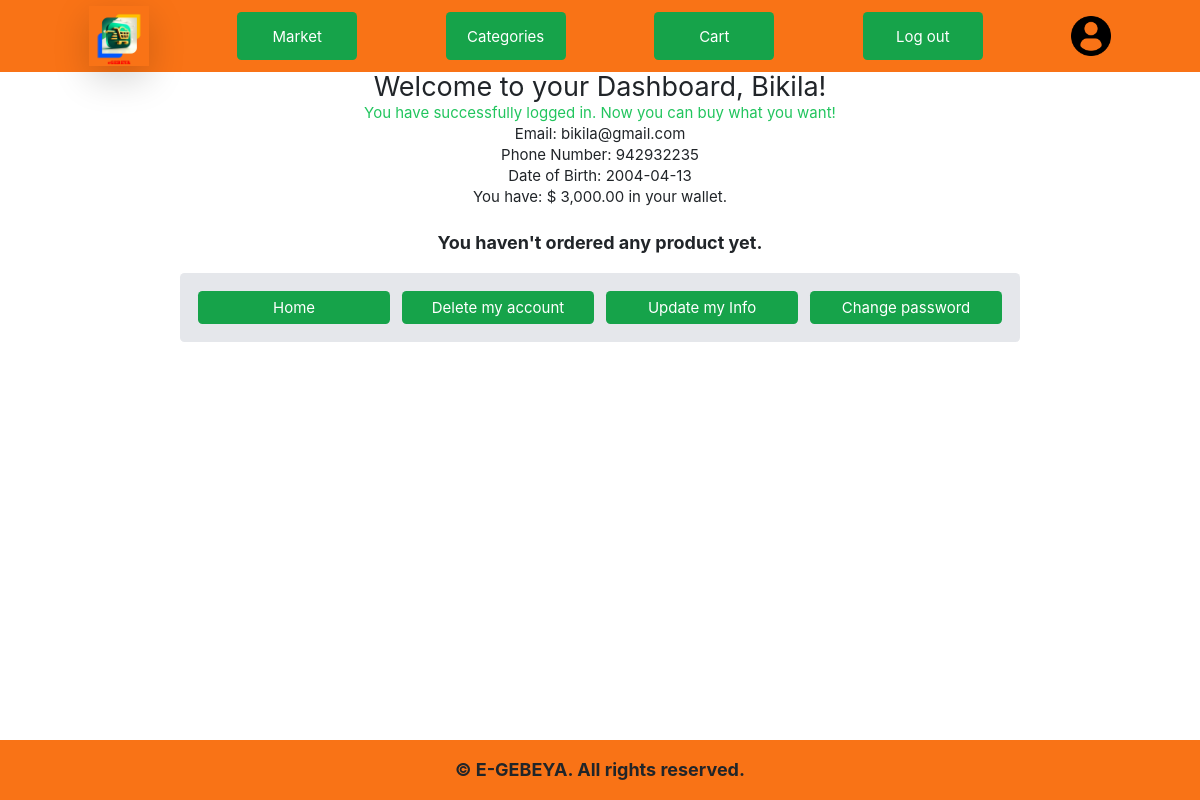
The page /dashboard (signed in) on the database its author committed.
### packages/models.py (models this page shows, shortened)
class User(db.Model, UserMixin):
    id = db.Column(db.Integer(), primary_key=True)
    username = db.Column(db.String(length=20), nullable=False, unique=True)
    email = db.Column(db.String(length=20), nullable=False, unique=True)
    phone = db.Column(db.String(), nullable=False, unique=True)
    budget = db.Column(db.Integer(), nullable=False, default=1000)
    dob = db.Column(db.Date())
    password_hash = db.Column(db.String(length=20), nullable=False)
    @property
    def prettier_budget(self):
        formatted_budget = "{:,.2f}".format(self.budget)
        return f'$ {formatted_budget}'
    @property
    def password(self):
        return self.password

### packages/routes.py (the view, shortened to what this page needs)
@app.route('/dashboard', methods=['GET', 'POST'])
@login_required
def dashboard():
    purchase_form = PurchaseItemForm()
    delete_form = DeleteAccountForm()
    user_pending_orders = Order.query.filter_by(user_id=current_user.id, status='Pending').options(joinedload(Order.items)).order_by(desc(Order.created_at)).all()
    ordered_items = {}
    for order in user_pending_orders:
        for order_item in order.items:
            product_id = order_item.product_id
            quantity = order_item.quantity
            if product_id in ordered_items:
                ordered_items[product_id]['quantity'] += quantity
            else:
                product = Product.query.get(product_id)
                if product:
                    ordered_items[product_id] = {'product': product, 'quantity': quantity}
    return render_template('dashboard.html', user=current_user, ordered_items=ordered_items.values(), purchase_form=purchase_form, delete_form=delete_form)

### packages/models.py (called while the page is built)
@login_manager.user_loader
def Load_user(user_id):
    return User.query.get(int(user_id))

### packages/routes.py (called while the page is built)
def get_cart_count():
    if current_user.is_authenticated:
        cart_count = Cart.query.filter_by(user_id=current_user.id).count()
        return cart_count
    return 0

@app.context_processor
def inject_cart_count():
    cart_count = get_cart_count()
    return dict(cart_count=cart_count)

### packages/templates/dashboard.html (shortened to what this page needs)
{% extends 'base.html' %}
{% block content %}
<h1 class="text-4xl text-center">Welcome to your Dashboard, {{ current_user.username }}!</h1>
<h4 class="text-center text-green-500 text-xl">You have successfully logged in. Now you can buy what you want!</h4>
<h4 class="text-center text-xl">Email: {{ current_user.email }}</h4>
<h4 class="text-center text-xl">Phone Number: {{ current_user.phone }}</h4>
<h4 class="text-center text-xl">Date of Birth: {{ current_user.dob }}</h4>
<h4 class="text-center text-xl">You have: {{ current_user.prettier_budget }} in your wallet.</h4>
{% if ordered_items %}
<h1 class="text-3xl text-center mt-8 mb-4">Your pending orders!</h1>
<div class="grid grid grid-cols-2 lg:grid-cols-4 px-8 gap-4 align-self-center">
    {% for item in ordered_items %}
    {% include 'includes/item_modal.html' %}
    {% set product = item['product'] %}
    <div class="flex flex-col bg-gray-200 p-4 rounded-md justify-center items-center h-100 gap-4">
        <img alt="{{ product.title }}" src="{{ product.image }}"
            class="rounded-md object-contain max-w-full max-h-52 min-h-52">
        <div class="min-h-40 max-h-40 mt-2 mb-2 flex justify-center items-center flex-col">
            <h3 class="text-xl lg:text-2xl text-center font-bold">{{ product.title[:30] + '...' }}</h3>
            <p class="text-xl text-center">{{ product.description[:50] + '...' }}</p>
            <p class="text-xl text-center">Quantity: {{ item['quantity'] }}</p>
            <p class="text-xl text-center">Price: ${{ product.price }}</p>
        </div>
        <div class="w-full gap-4 flex flex-col justify-center items-center">
        <button class="bg-green-600 p-2 text-xl text-white rounded-md hover:bg-green-800 text-nowrap w-[75%]" data-toggle="modal" data-target="#Modal-MoreInfo{{ product.id }}">More Info</button>
        <form method="POST" action="{{ url_for('cancel_order', product_id=item.product.id) }}" class="w-full flex justify-center items-center">
            <button type="submit"  class="bg-red-600 p-2 text-xl text-white rounded-md hover:bg-red-800 text-nowrap w-[75%]">Cancel Order</button>
        </form>
        </div>
    </div>
    <div class="modal fade" id="Modal-MoreInfo{{ product.id }}" tabindex="-1" aria-labelledby="exampleModalLabel"
    aria-hidden="true">
    <div class="modal-dialog">
        <div class="modal-content max-h-screen max-sm:h-screen flex flex-col items-center justify-center gap-2">
            <div class="modal-header">
                <h5 class="text-2xl font-bold text-center" id="ModalLabel">
                    {{ product.title }}
                </h5>
            </div>
            <div class="modal-body modal-container">
                <img alt="{{ product.title }}" src="{{ product.image }}" class="h-[400px] border border-green-600 border-8 rounded-md">
                <h1 class="text-lg font-bold text-center">Price: ${{ product.price }}</h1>
                <h2 class="text-lg font-bold text-center">Sub total: ${{ product.price * item.quantity }}</h2>
                <h3 class="text-lg font-bold text-center">Quantity: {{ item.quantity }}</h3>
            </div>
            <div class="modal-footer">
                <button type="button" class="bg-green-600 p-2 text-xl text-white rounded-md hover:bg-green-800 text-nowrap" data-dismiss="modal">Close</button>
            </div>
        </div>
    </div>
</div>
    {% endfor %}
</div>
{% else %}
<h4 class="text-2xl font-bold text-center mt-8">You haven't ordered any product yet.</h4>
{% endif %}
<div class="w-full flex justify-center items-center">
<div class="flex justify-between p-4 w-[70%] max-sm:w-[90%] bg-gray-200 m-4 rounded-md max-sm:grid max-sm:grid-cols-2 grid-cols-4 gap-4">
<button class="bg-green-600 p-2 text-xl text-white rounded-md hover:bg-green-800 text-nowrap w-full"><a href="{{ url_for('market') }}" class="hover:text-white hover:no-underline">Home</a></button>
<button class="bg-green-600 p-2 text-xl text-white rounded-md hover:bg-green-800 text-nowrap w-full" data-toggle="modal"
    data-target="#Modal-DeleteAccount{{ current_user.username }}">Delete my account</button>
<button class="bg-green-600 p-2 text-xl text-white rounded-md hover:bg-green-800 text-nowrap w-full"><a href="{{ url_for('update_info') }}" class="hover:text-white hover:no-underline">Update my Info</a></button>
<button class="bg-green-600 p-2 text-xl text-white rounded-md hover:bg-green-800 text-nowrap w-full"><a href="{{ url_for('change_password') }}" class="hover:text-white hover:no-underline">Change password</a></button>
</div>
</div>
{% endblock %}

### packages/static/base.css (style rules this page uses)
html { box-sizing: border-box; font-family: 'Courier New', Courier, monospace; font-size: 12px; }
* { box-sizing: border-box; }
*, *:before, *:after { box-sizing: inherit; }
body { margin: 0; }

### rows shown on the page
User: username "Bikila", email "bikila@gmail.com", phone "942932235", dob "2004-04-13", prettier_budget "$ 3,000.00"
